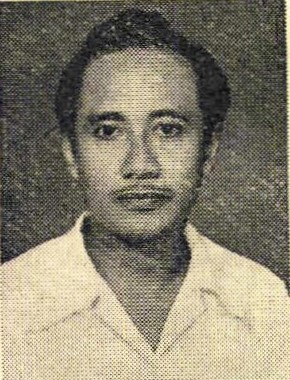
#> input picture Bisa Ai/Image Processing/Topic 9 - Restorasi Citra/Sutomo.jpg, 290 x 380 px
$ jupyter execute praktikum.ipynb   (older library calls are emulated)
#> lines starting #> are read from the running program, lines starting #| are printed output that depends on the picture
[cell 1]
import numpy as np
import cv2
from matplotlib import pyplot as plt

img = cv2.imread('Sutomo.jpg',0)
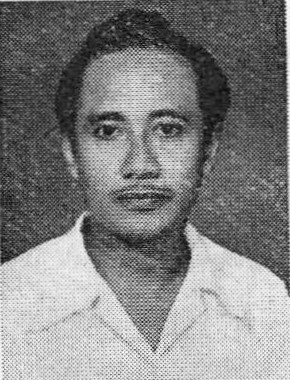
#> img: shape (380, 290); min 2, max 255, mean 128.7

img_float32 = np.float32(img)

dft = cv2.dft(img_float32, flags = cv2.DFT_COMPLEX_OUTPUT)
dft_shift = np.fft.fftshift(dft)

rows, cols = img.shape
#> rows = 380; cols = 290
crow, ccol = int(rows/2), int(cols/2) # center
#> crow = 190; ccol = 145

mask_lpf = np.zeros((rows, cols, 2), np.uint8)
mask_lpf[crow-30:crow+30, ccol-30:ccol+30] = 1

mask_hpf = np.ones((rows, cols, 2), np.uint8)
mask_hpf[crow-50:crow+50, ccol-50:ccol+50] = 0

mask_red = np.ones((rows, cols, 2), np.uint8)

for i in range(60, rows, 135):
    for j in range(100, cols, 200):
        if not (i == 330 and j == 500):
            mask_red[i-10:i+10, j-10:j+10] = 0

for i in range(0, rows, 135):
    for j in range(200, cols, 200):
        if not (i == 330 and j == 500):
            mask_red[max(0,i-15):min(rows,i+15), max(0,j-15):min(cols,j+15)] = 0

fshift_lpf = dft_shift*mask_lpf
f_ishift_lpf = np.fft.ifftshift(fshift_lpf)
img_back_lpf = cv2.idft(f_ishift_lpf)
img_back_lpf = cv2.magnitude(img_back_lpf[:,:,0],img_back_lpf[:,:,1])
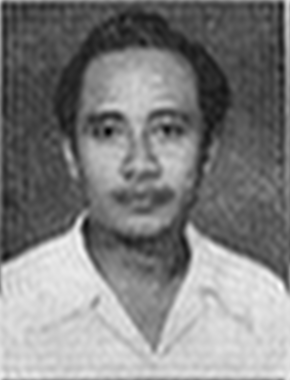
#> img_back_lpf: shape (380, 290) float32; min 324024.3, max 27830220, mean 14184802; drawn with min black and max white

fshift_hpf = dft_shift*mask_hpf
f_ishift_hpf = np.fft.ifftshift(fshift_hpf)
img_back_hpf = cv2.idft(f_ishift_hpf)
img_back_hpf = cv2.magnitude(img_back_hpf[:,:,0],img_back_hpf[:,:,1])
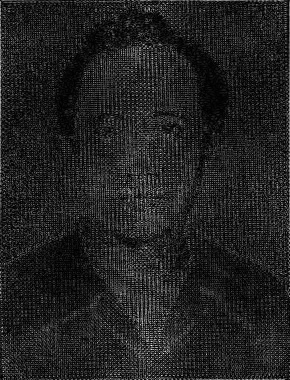
#> img_back_hpf: shape (380, 290) float32; min 1285, max 13952538, mean 1862270.2; drawn with min black and max white

fshift_red = dft_shift*mask_red
f_ishift_red = np.fft.ifftshift(fshift_red)
img_back_red = cv2.idft(f_ishift_red)
img_back_red = cv2.magnitude(img_back_red[:,:,0],img_back_red[:,:,1])

I_out_lpf = cv2.normalize(img_back_lpf,None,0,255,cv2.NORM_MINMAX,cv2.CV_8U)
I_out_hpf = cv2.normalize(img_back_hpf,None,0,255,cv2.NORM_MINMAX,cv2.CV_8U)
I_out_red = cv2.normalize(img_back_red,None,0,255,cv2.NORM_MINMAX,cv2.CV_8U)
magnitude_spectrum = 20*np.log(cv2.magnitude(dft_shift[:,:,0],dft_shift[:,:,1]))
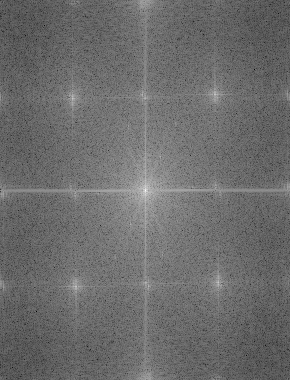
#> magnitude_spectrum: shape (380, 290) float32; min 31.31, max 329.4, mean 158.3; drawn with min black and max white

plt.subplot(421),plt.imshow(img, cmap = 'gray')
plt.title('Input Image'), plt.xticks([]), plt.yticks([])
plt.subplot(422),plt.imshow(magnitude_spectrum, cmap = 'gray')
plt.title('Magnitude Spectrum Input Image'), plt.xticks([]), plt.yticks([])

plt.subplot(423),plt.imshow(img_back_lpf, cmap = 'gray')
plt.title('Result Image LPF'), plt.xticks([]), plt.yticks([])
plt.subplot(424),plt.imshow(mask_lpf[:,:,0], cmap = 'gray')
plt.title('Filter LPF'), plt.xticks([]), plt.yticks([])

plt.subplot(425),plt.imshow(img_back_hpf, cmap = 'gray')
plt.title('Result Image HPF'), plt.xticks([]), plt.yticks([])
plt.subplot(426),plt.imshow(mask_hpf[:,:,0], cmap = 'gray')
plt.title('Filter HPF'), plt.xticks([]), plt.yticks([])

plt.subplot(427),plt.imshow(img_back_red, cmap = 'gray')
plt.title('Result Image Noise Reduction'), plt.xticks([]), plt.yticks([])
plt.subplot(428),plt.imshow(mask_red[:,:,0], cmap = 'gray')
plt.title('Filter Noise Reduction'), plt.xticks([]), plt.yticks([])

plt.show()
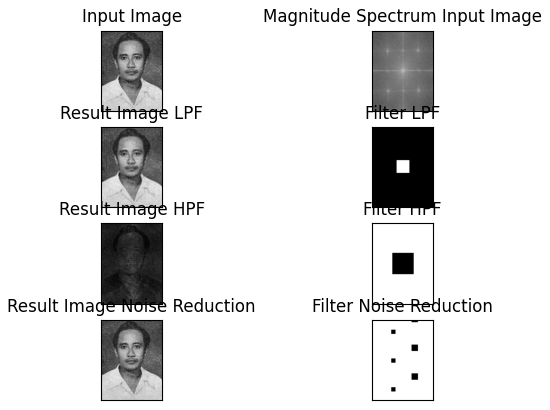
#> figure drawn by matplotlib, 8 panels

cv2.imshow('Result Image Filter LPF', I_out_lpf)
cv2.imshow('Result Image Filter HPF', I_out_hpf)
cv2.imshow('Result Image Noise Reduction', I_out_red)
cv2.imshow('Input Image', img)

cv2.waitKey(0)
cv2.destroyAllWindows()

$ run again, with Bisa Ai/Image Processing/Topic 9 - Restorasi Citra/monas.jpg copied over Bisa Ai/Image Processing/Topic 9 - Restorasi Citra/Sutomo.jpg
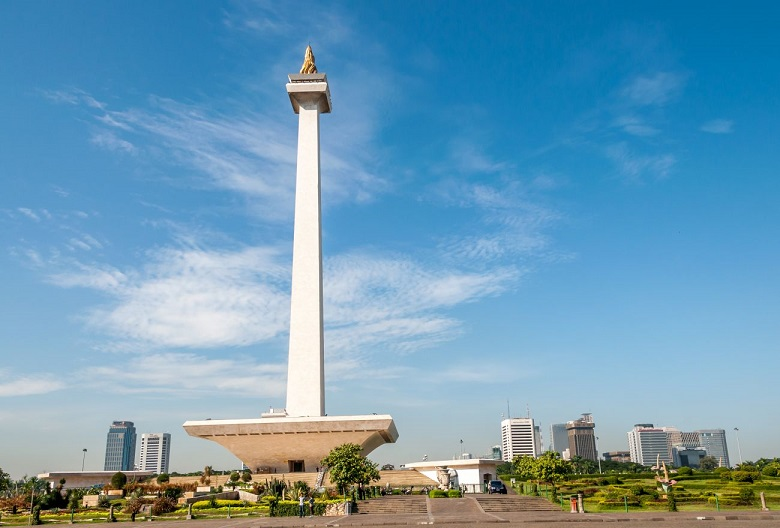
#> input picture Bisa Ai/Image Processing/Topic 9 - Restorasi Citra/monas.jpg, 780 x 528 px
#> `img_back_red = cv2.magnitude(img_back_red[:,:,0],img_back_red[:,:,1])`:
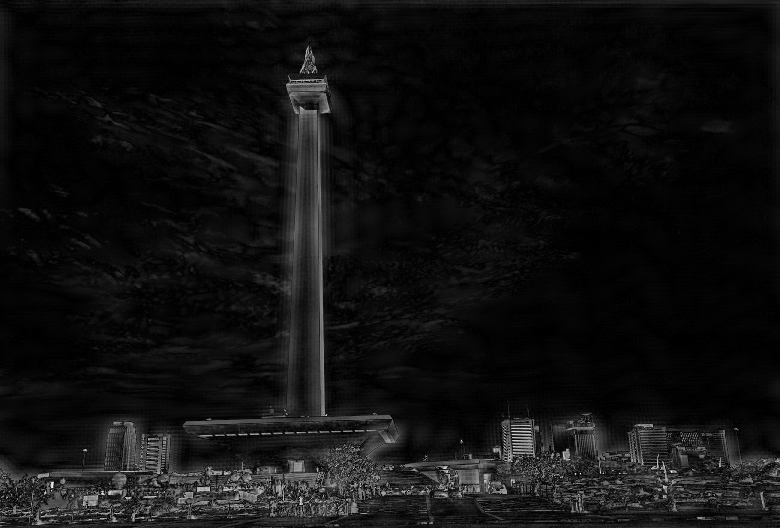
#> img_back_red: shape (528, 780) float32; min 1036.2, max 68107680, mean 4554744.5; drawn with min black and max white
#> `magnitude_spectrum = 20*np.log(cv2.magnitude(dft_shift[:,:,0],dft_shif..`:
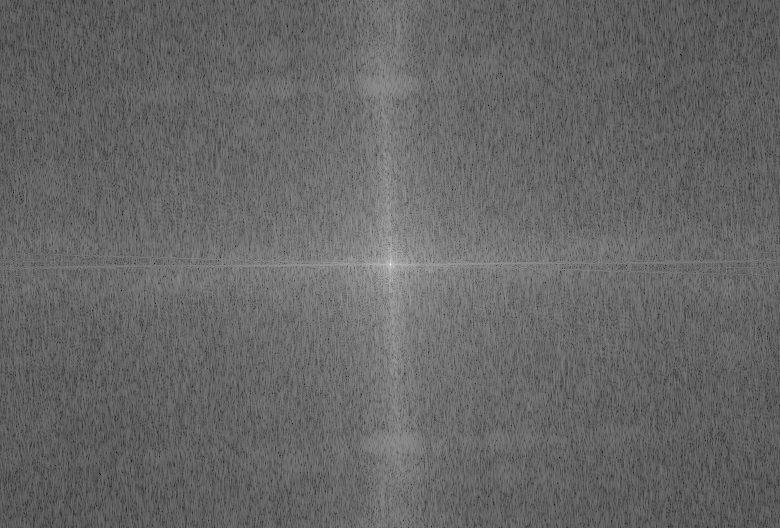
#> magnitude_spectrum: shape (528, 780) float32; min 39.01, max 358.1, mean 167.8; drawn with min black and max white
